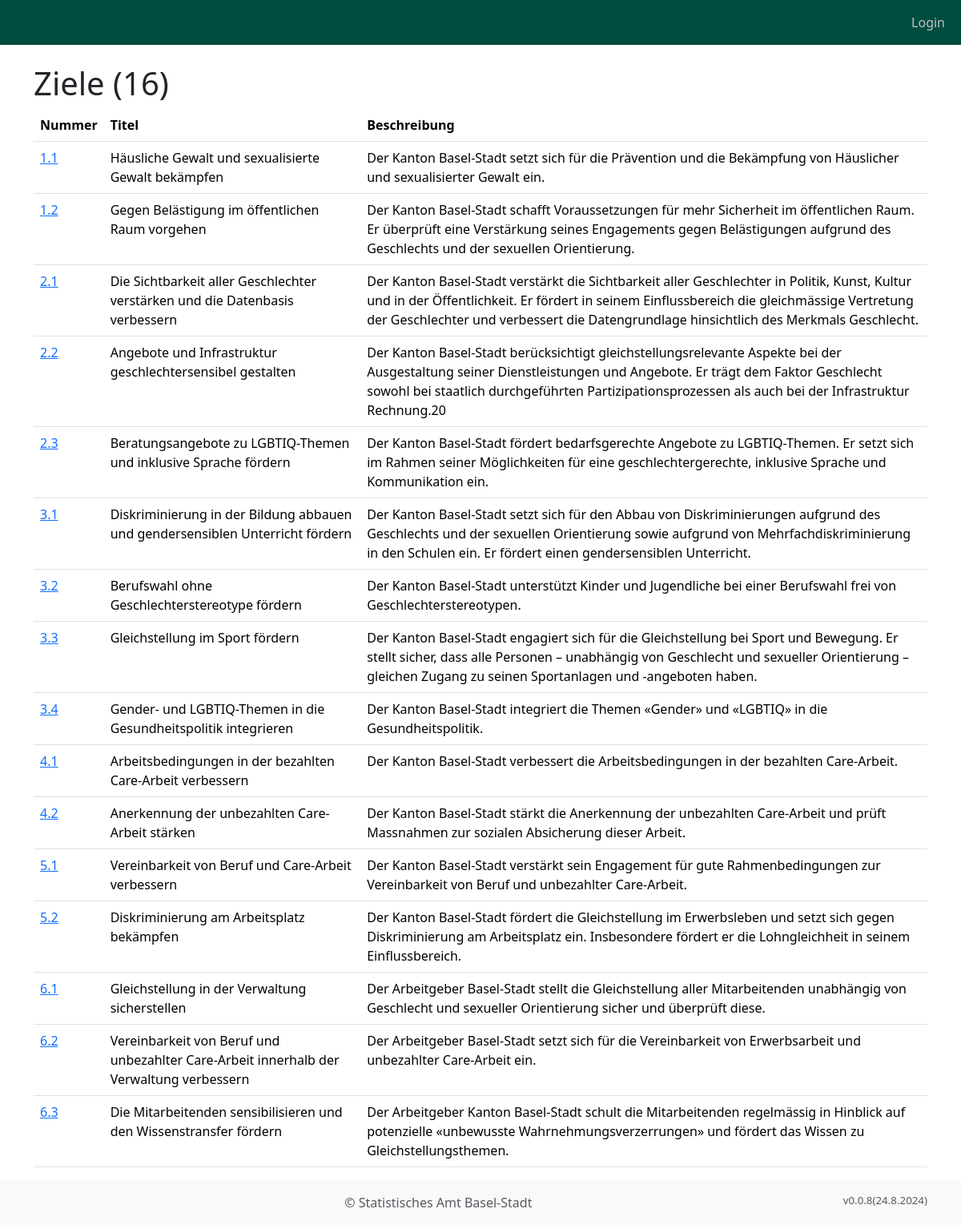
Screenshot of /ziele/ with the database file from the repository.
### objective_manager_app/models.py (models this page shows, shortened)
class BusinessObject(models.Model):
    typ = models.ForeignKey("BusinessObjectTyp", on_delete=models.CASCADE, related_name="typ")
    vorgaenger = models.ForeignKey("self", on_delete=models.CASCADE, null=True, blank=True)
    kuerzel = models.CharField(max_length=10, verbose_name="Nummer")
    titel = models.CharField(max_length=200, verbose_name="Titel")
    beschreibung = models.TextField(verbose_name="Beschreibung")
    erstellt_am = models.DateTimeField(auto_now_add=True, verbose_name="Erstellt am")
    erstellt_von = models.ForeignKey(User, on_delete=models.CASCADE, verbose_name="Erstellt von", blank=True)
    jahr_ende = models.IntegerField(verbose_name="Termin", default=datetime.now().year)
    anmerkung_initialisierung = models.TextField(verbose_name="Pol. Vorstoss", null=True, blank=True)
    mess_groesse = models.CharField(max_length=200, verbose_name="Messbarkeit", blank=True, null=True)
    bestehende_massnahme = models.ForeignKey("NeuBestehend", on_delete=models.CASCADE, blank=True, null=True, default=5, related_name="bestehende_massnahme", verbose_name="Bestehende/Neue Massnahme")
    objects = models.Manager()
    handlungsfelder = HandlungsfeldManager()
    ziele = ZielManager()
    massnahmen = MassnahmeManager()

### objective_manager_app/views.py (the view)
# urls.py: path("ziele/", views.ziele_list, name="ziele_list"),
def ziele_list(request):
    ziele = Ziel.objects.all()
    context = {
        'ziele': ziele,
    }
    return render(request, "objective_manager_app/ziele_list.html", context)

### objective_manager_app/models.py (called while the page is built)
    def get_queryset(self):
        return super().get_queryset().filter(typ_id=3)

### objective_manager_app/templatetags/custom_filters.py (called while the page is built)
@register.filter(name='is_in_group')
def is_in_group(user, group_name):
    if user.is_authenticated:
        return user.groups.filter(name=group_name).exists()
    return False

### templates/objective_manager_app/ziele_list.html (shortened to what this page needs)
{% extends "base.html" %}
{% load custom_filters %}
{% block content %}
    <div class="container">
        <h1>Ziele  ({{ ziele|length }})</h1>
        <table class="table">
            <thead>
                <tr>
                    <th>Nummer</th>
                    <th>Titel</th>
                    <th>Beschreibung</th>
                </tr>
            </thead>
            <tbody>
                {% for ziel in ziele %}
                <tr>
                    <td><a href="{% url 'ziel_detail' ziel.pk %}">{{ ziel.kuerzel }}</a></td>
                    <td>{{ ziel.titel }}</td>
                    <td>{{ ziel.beschreibung }}</td>
                </tr>
                {% endfor %}
            </tbody>
        </table>
    </div>
{% endblock %}

### rows the page displays
BusinessObject: kuerzel "1.1", titel "Häusliche Gewalt und sexualisierte Gewalt bekämpfen", beschreibung "Der Kanton Basel-Stadt setzt sich für die Prävention und die Bekämpfung von Häuslicher und sexualisierter Gewalt ein."
BusinessObject: kuerzel "1.2", titel "Gegen Belästigung im öffentlichen Raum vorgehen", beschreibung "Der Kanton Basel-Stadt schafft Voraussetzungen für mehr Sicherheit im öffentlichen Raum. Er überprüft eine Verstärkung seines Engagements gegen Belästigungen aufgrund des Geschlechts und der sexuellen Orientierung."
BusinessObject: kuerzel "2.1", titel "Die Sichtbarkeit aller Geschlechter verstärken und die Datenbasis verbessern", beschreibung "Der Kanton Basel-Stadt verstärkt die Sichtbarkeit aller Geschlechter in Politik, Kunst, Kultur und in der Öffentlichkeit. Er fördert in seinem Einflussbereich die gleichmässige Vertretung der Geschlechter und verbessert die Datengrundlage hinsichtlich des Merkmals Geschlecht."
BusinessObject: kuerzel "2.2", titel "Angebote und Infrastruktur geschlechtersensibel gestalten", beschreibung "Der Kanton Basel-Stadt berücksichtigt gleichstellungsrelevante Aspekte bei der Ausgestaltung seiner Dienstleistungen und Angebote. Er trägt dem Faktor Geschlecht sowohl bei staatlich durchgeführten Partizipationsprozessen als auch bei der Infrastruktur Rechnung.20"
BusinessObject: kuerzel "2.3", titel "Beratungsangebote zu LGBTIQ-Themen und inklusive Sprache fördern", beschreibung "Der Kanton Basel-Stadt fördert bedarfsgerechte Angebote zu LGBTIQ-Themen. Er setzt sich im Rahmen seiner Möglichkeiten für eine geschlechtergerechte, inklusive Sprache und Kommunikation ein."
BusinessObject: kuerzel "3.1", titel "Diskriminierung in der Bildung abbauen und gendersensiblen Unterricht fördern", beschreibung "Der Kanton Basel-Stadt setzt sich für den Abbau von Diskriminierungen aufgrund des Geschlechts und der sexuellen Orientierung sowie aufgrund von Mehrfachdiskriminierung in den Schulen ein. Er fördert einen gendersensiblen Unterricht."
BusinessObject: kuerzel "3.2", titel "Berufswahl ohne Geschlechterstereotype fördern", beschreibung "Der Kanton Basel-Stadt unterstützt Kinder und Jugendliche bei einer Berufswahl frei von Geschlechterstereotypen."
BusinessObject: kuerzel "3.3", titel "Gleichstellung im Sport fördern", beschreibung "Der Kanton Basel-Stadt engagiert sich für die Gleichstellung bei Sport und Bewegung. Er stellt sicher, dass alle Personen – unabhängig von Geschlecht und sexueller Orientierung – gleichen Zugang zu seinen Sportanlagen und -angeboten haben."
BusinessObject: kuerzel "3.4", titel "Gender- und LGBTIQ-Themen in die Gesundheitspolitik integrieren", beschreibung "Der Kanton Basel-Stadt integriert die Themen «Gender» und «LGBTIQ» in die Gesundheitspolitik."
BusinessObject: kuerzel "4.1", titel "Arbeitsbedingungen in der bezahlten Care-Arbeit verbessern", beschreibung "Der Kanton Basel-Stadt verbessert die Arbeitsbedingungen in der bezahlten Care-Arbeit."
BusinessObject: kuerzel "4.2", titel "Anerkennung der unbezahlten Care-Arbeit stärken", beschreibung "Der Kanton Basel-Stadt stärkt die Anerkennung der unbezahlten Care-Arbeit und prüft Massnahmen zur sozialen Absicherung dieser Arbeit."
BusinessObject: kuerzel "5.1", titel "Vereinbarkeit von Beruf und Care-Arbeit verbessern", beschreibung "Der Kanton Basel-Stadt verstärkt sein Engagement für gute Rahmenbedingungen zur Vereinbarkeit von Beruf und unbezahlter Care-Arbeit."
BusinessObject: kuerzel "5.2", titel "Diskriminierung am Arbeitsplatz bekämpfen", beschreibung "Der Kanton Basel-Stadt fördert die Gleichstellung im Erwerbsleben und setzt sich gegen Diskriminierung am Arbeitsplatz ein. Insbesondere fördert er die Lohngleichheit in seinem Einflussbereich."
BusinessObject: kuerzel "6.1", titel "Gleichstellung in der Verwaltung sicherstellen", beschreibung "Der Arbeitgeber Basel-Stadt stellt die Gleichstellung aller Mitarbeitenden unabhängig von Geschlecht und sexueller Orientierung sicher und überprüft diese."
BusinessObject: kuerzel "6.2", titel "Vereinbarkeit von Beruf und unbezahlter Care-Arbeit innerhalb der Verwaltung verbessern", beschreibung "Der Arbeitgeber Basel-Stadt setzt sich für die Vereinbarkeit von Erwerbsarbeit und unbezahlter Care-Arbeit ein."
BusinessObject: kuerzel "6.3", titel "Die Mitarbeitenden sensibilisieren und den Wissenstransfer fördern", beschreibung "Der Arbeitgeber Kanton Basel-Stadt schult die Mitarbeitenden regelmässig in Hinblick auf potenzielle «unbewusste Wahrnehmungsverzerrungen» und fördert das Wissen zu Gleichstellungsthemen."

### other values shown
{{ ziele|length }} "16"
